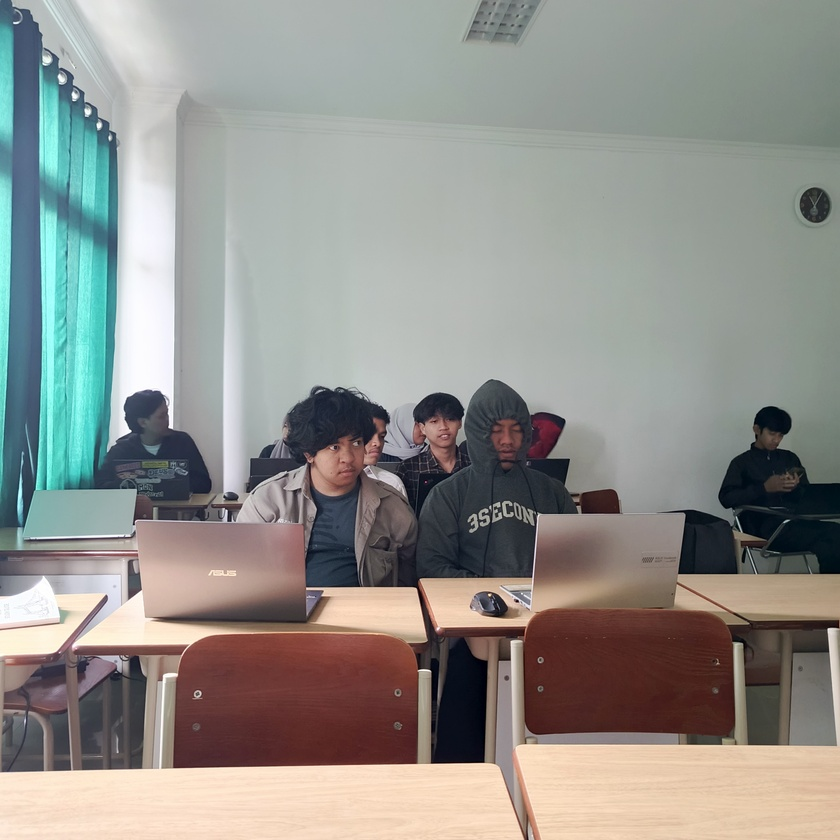
#> input picture practice/basic_opencv/thresholding/sample.jpg, 840 x 840 px, shrunk from 2944 x 2944 before the run
$ python adaptive_tresholding.py
#> lines starting #> are read from the running program, lines starting #| are printed output that depends on the picture; after the words box and inside, x2 and y2 are one past the last pixel; in counts of white or black regions, pixels touching at a corner belong together
import cv2
import os

imagePath = os.path.join(".", "sample.jpg")
image = cv2.imread(imagePath)
#> image is the input picture: shape (840, 840, 3); mean B, G, R 140.4, 145.3, 145.7

image = cv2.cvtColor(image, cv2.COLOR_BGR2GRAY)
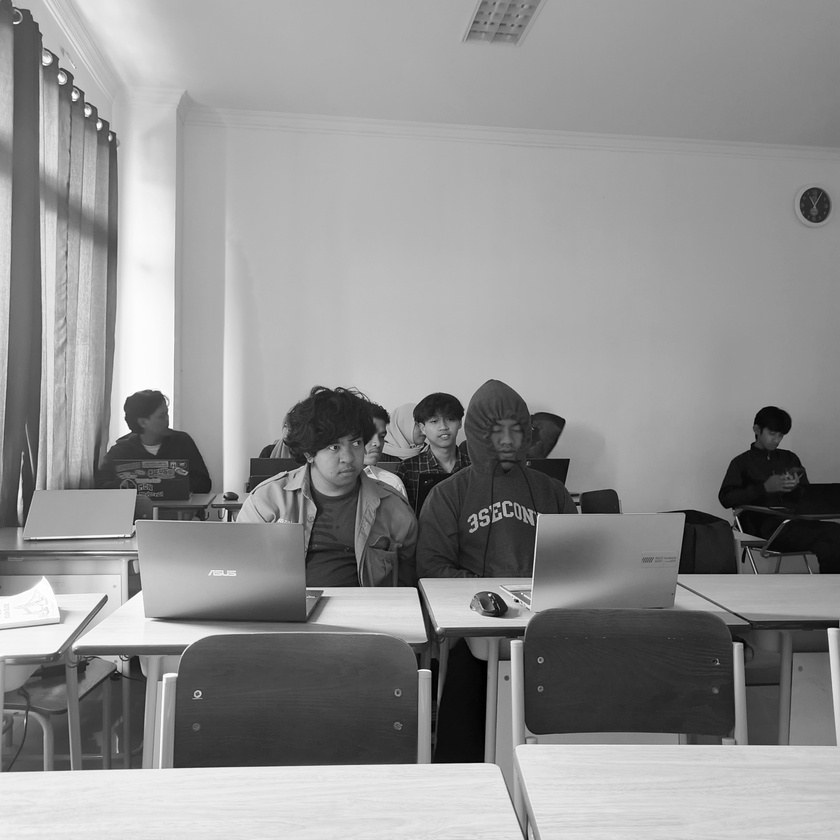
#> image: shape (840, 840); min 0, max 255, mean 144.9

blurred = cv2.GaussianBlur(image, (5, 5), 0)
# tresh = cv2.adaptiveThreshold(
#     blurred, 255, cv2.ADAPTIVE_THRESH_MEAN_C, cv2.THRESH_BINARY_INV, 11, 4
# )
# cv2.imshow("tresh mean", tresh)

treshG = cv2.adaptiveThreshold(
    blurred, 255, cv2.ADAPTIVE_THRESH_GAUSSIAN_C, cv2.THRESH_BINARY_INV, 15, 3
)
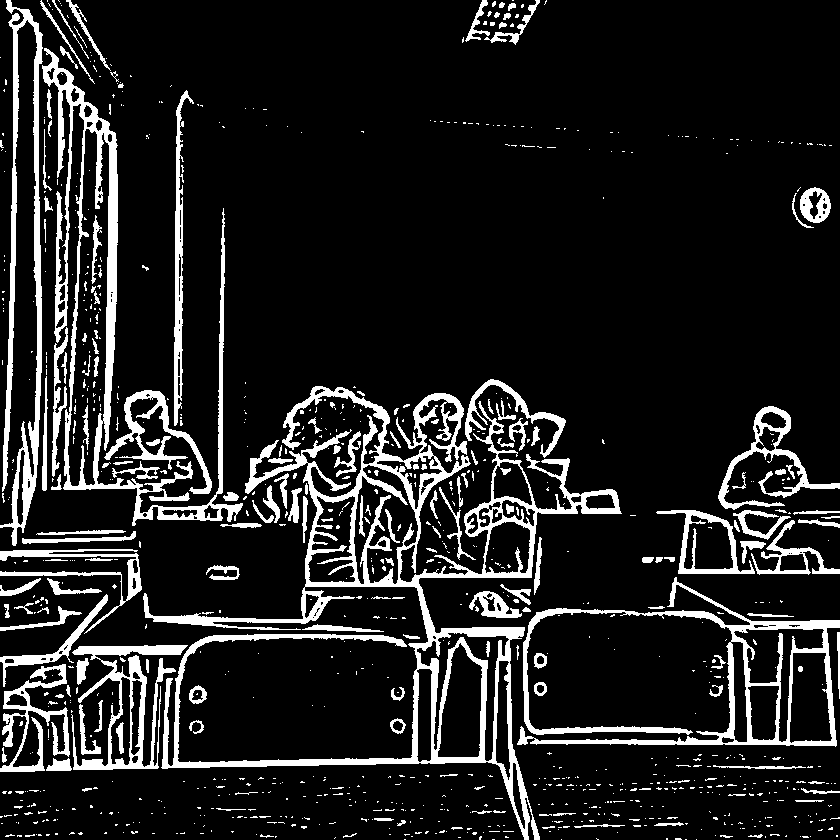
#> treshG: shape (840, 840); 12.8% white; 966 white regions (788 under 20 px), largest, box (x1, y1, x2, y2) and area: (143, 386, 622, 840) 25396, (42, 48, 243, 526) 11131, (517, 577, 840, 747) 7972
cv2.imshow("treshG", treshG)
cv2.waitKey(0)

$ run again, with practice/basic_opencv/thresholding/coin1.jpg copied over practice/basic_opencv/thresholding/sample.jpg
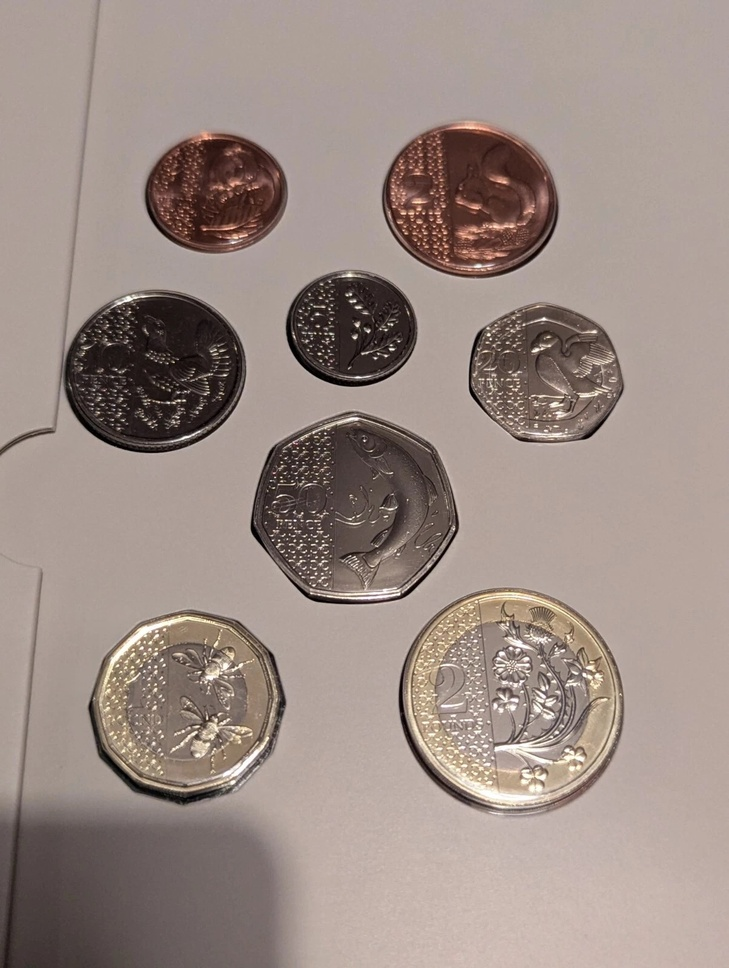
#> input picture practice/basic_opencv/thresholding/coin1.jpg, 729 x 968 px, shrunk from 1204 x 1600 before the run
#> image is the input picture: shape (968, 729, 3); mean B, G, R 133.4, 140.2, 155.7
#> `image = cv2.cvtColor(image, cv2.COLOR_BGR2GRAY)`:
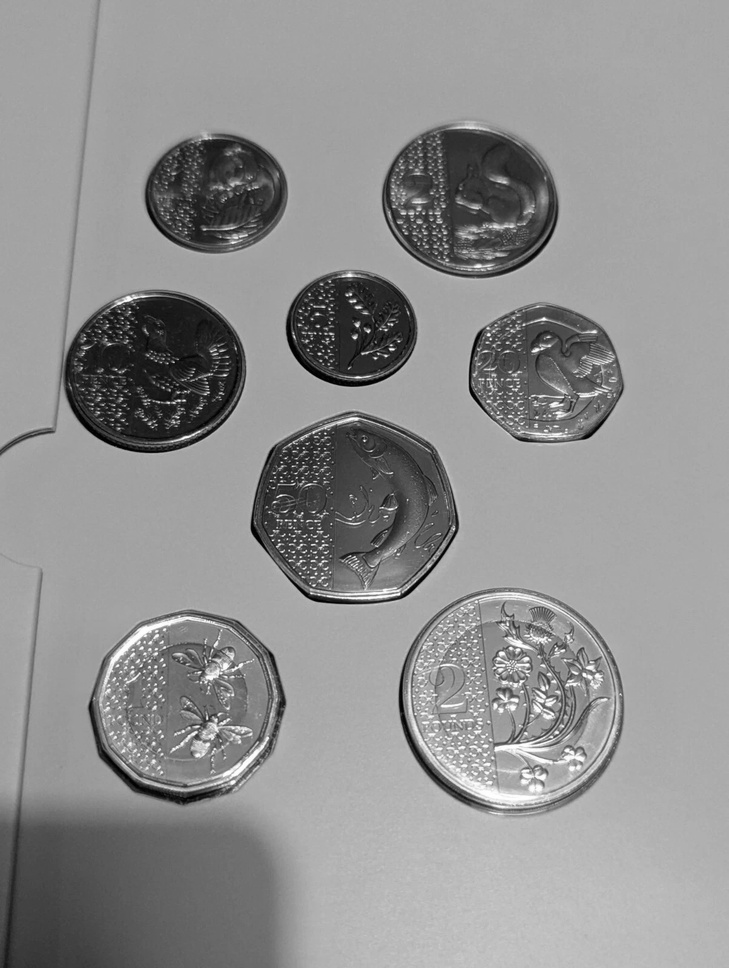
#> image: shape (968, 729); min 0, max 255, mean 144.1
#> `treshG = cv2.adaptiveThreshold( blurred, 255, cv2.ADAPTIVE_THRESH_GAUS..`:
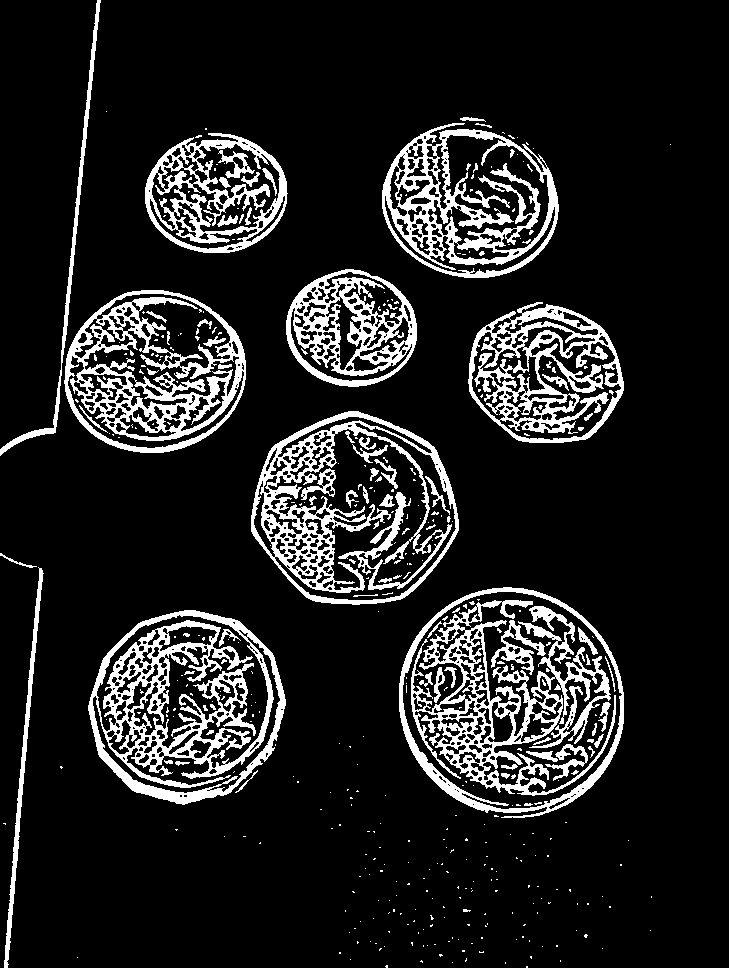
#> treshG: shape (968, 729); 13.3% white; 425 white regions (342 under 20 px), largest, box (x1, y1, x2, y2) and area: (88, 610, 286, 805) 13851, (411, 600, 616, 796) 11863, (251, 411, 459, 605) 11350
